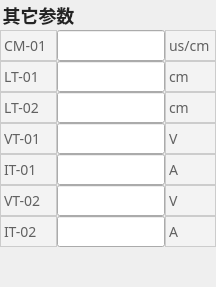
    <widget class="QGroupBox" name="groupBox_5">
     <property name="styleSheet">
      <string notr="true">QGroupBox {
font-size:18px;
font-family:PingFang SC;
font-weight:500;
line-height:34px;
color:rgba(35,35,35,1);
border:0px;
}</string>
     </property>
     <property name="title">
      <string>其它参数</string>
     </property>
     <layout class="QGridLayout" name="gridLayout_5">
      <property name="leftMargin">
       <number>0</number>
      </property>
      <property name="topMargin">
       <number>30</number>
      </property>
      <property name="rightMargin">
       <number>0</number>
      </property>
      <property name="bottomMargin">
       <number>0</number>
      </property>
      <property name="spacing">
       <number>0</number>
      </property>
      <item row="3" column="0">
       <layout class="QHBoxLayout" name="horizontalLayout_50">
        <property name="spacing">
         <number>0</number>
        </property>
        <item>
         <widget class="QLabel" name="label_50">
          <property name="minimumSize">
           <size>
            <width>57</width>
            <height>31</height>
           </size>
          </property>
          <property name="maximumSize">
           <size>
            <width>16777215</width>
            <height>31</height>
           </size>
          </property>
          <property name="styleSheet">
           <string notr="true">QLabel {
font-size:14px;
font-family:PingFang SC;
font-weight:300;
line-height:37px;
color:rgba(97,97,97,1);
background:rgba(243,243,243,1);
border:1px solid rgba(204,204,204,1);
}</string>
          </property>
          <property name="text">
           <string>VT-01</string>
          </property>
         </widget>
        </item>
        <item>
         <widget class="QLineEdit" name="others_VT_1">
          <property name="minimumSize">
           <size>
            <width>0</width>
            <height>31</height>
           </size>
          </property>
          <property name="maximumSize">
           <size>
            <width>16777215</width>
            <height>31</height>
           </size>
          </property>
          <property name="readOnly">
           <bool>true</bool>
          </property>
         </widget>
        </item>
        <item>
         <widget class="QLabel" name="label_135">
          <property name="minimumSize">
           <size>
            <width>51</width>
            <height>0</height>
           </size>
          </property>
          <property name="styleSheet">
           <string notr="true">QLabel {
font-size:14px;
font-family:PingFang SC;
font-weight:300;
line-height:37px;
color:rgba(97,97,97,1);
background:rgba(243,243,243,1);
border:1px solid rgba(204,204,204,1);
}</string>
          </property>
          <property name="text">
           <string>V</string>
          </property>
         </widget>
        </item>
       </layout>
      </item>
      <item row="0" column="0">
       <layout class="QHBoxLayout" name="horizontalLayout_47">
        <property name="spacing">
         <number>0</number>
        </property>
        <item>
         <widget class="QLabel" name="others_CM_1_namelabel">
          <property name="minimumSize">
           <size>
            <width>57</width>
            <height>31</height>
           </size>
          </property>
          <property name="maximumSize">
           <size>
            <width>16777215</width>
            <height>31</height>
           </size>
          </property>
          <property name="styleSheet">
           <string notr="true">QLabel {
font-size:14px;
font-family:PingFang SC;
font-weight:300;
line-height:37px;
color:rgba(97,97,97,1);
background:rgba(243,243,243,1);
border:1px solid rgba(204,204,204,1);
}</string>
          </property>
          <property name="text">
           <string>CM-01</string>
          </property>
         </widget>
        </item>
        <item>
         <widget class="QLineEdit" name="others_CM_1">
          <property name="minimumSize">
           <size>
            <width>0</width>
            <height>31</height>
           </size>
          </property>
          <property name="maximumSize">
           <size>
            <width>16777215</width>
            <height>31</height>
           </size>
          </property>
          <property name="readOnly">
           <bool>true</bool>
          </property>
         </widget>
        </item>
        <item>
         <widget class="QLabel" name="others_CM_1_unitlabel">
          <property name="minimumSize">
           <size>
            <width>51</width>
            <height>0</height>
           </size>
          </property>
          <property name="styleSheet">
           <string notr="true">QLabel {
font-size:14px;
font-family:PingFang SC;
font-weight:300;
line-height:37px;
color:rgba(97,97,97,1);
background:rgba(243,243,243,1);
border:1px solid rgba(204,204,204,1);
}</string>
          </property>
          <property name="text">
           <string>us/cm</string>
          </property>
         </widget>
        </item>
       </layout>
      </item>
      <item row="2" column="0">
       <layout class="QHBoxLayout" name="horizontalLayout_49">
        <property name="spacing">
         <number>0</number>
        </property>
        <item>
         <widget class="QLabel" name="label_49">
          <property name="minimumSize">
           <size>
            <width>57</width>
            <height>31</height>
           </size>
          </property>
          <property name="maximumSize">
           <size>
            <width>16777215</width>
            <height>31</height>
           </size>
          </property>
          <property name="styleSheet">
           <string notr="true">QLabel {
font-size:14px;
font-family:PingFang SC;
font-weight:300;
line-height:37px;
color:rgba(97,97,97,1);
background:rgba(243,243,243,1);
border:1px solid rgba(204,204,204,1);
}</string>
          </property>
          <property name="text">
           <string>LT-02</string>
          </property>
         </widget>
        </item>
        <item>
         <widget class="QLineEdit" name="others_LT_2">
          <property name="minimumSize">
           <size>
            <width>0</width>
            <height>31</height>
           </size>
          </property>
          <property name="maximumSize">
           <size>
            <width>16777215</width>
            <height>31</height>
           </size>
          </property>
          <property name="readOnly">
           <bool>true</bool>
          </property>
         </widget>
        </item>
        <item>
         <widget class="QLabel" name="label_134">
          <property name="minimumSize">
           <size>
            <width>51</width>
            <height>0</height>
           </size>
          </property>
          <property name="styleSheet">
           <string notr="true">QLabel {
font-size:14px;
font-family:PingFang SC;
font-weight:300;
line-height:37px;
color:rgba(97,97,97,1);
background:rgba(243,243,243,1);
border:1px solid rgba(204,204,204,1);
}</string>
          </property>
          <property name="text">
           <string>cm</string>
          </property>
         </widget>
        </item>
       </layout>
      </item>
      <item row="1" column="0">
       <layout class="QHBoxLayout" name="horizontalLayout_48">
        <property name="spacing">
         <number>0</number>
        </property>
        <item>
         <widget class="QLabel" name="label_48">
          <property name="minimumSize">
           <size>
            <width>57</width>
            <height>31</height>
           </size>
          </property>
          <property name="maximumSize">
           <size>
            <width>16777215</width>
            <height>31</height>
           </size>
          </property>
          <property name="styleSheet">
           <string notr="true">QLabel {
font-size:14px;
font-family:PingFang SC;
font-weight:300;
line-height:37px;
color:rgba(97,97,97,1);
background:rgba(243,243,243,1);
border:1px solid rgba(204,204,204,1);
}</string>
          </property>
          <property name="text">
           <string>LT-01</string>
          </property>
         </widget>
        </item>
        <item>
         <widget class="QLineEdit" name="others_LT_1">
          <property name="minimumSize">
           <size>
            <width>0</width>
            <height>31</height>
           </size>
          </property>
          <property name="maximumSize">
           <size>
            <width>16777215</width>
            <height>31</height>
           </size>
          </property>
          <property name="readOnly">
           <bool>true</bool>
          </property>
         </widget>
        </item>
        <item>
         <widget class="QLabel" name="label_133">
          <property name="minimumSize">
           <size>
            <width>51</width>
            <height>0</height>
           </size>
          </property>
          <property name="styleSheet">
           <string notr="true">QLabel {
font-size:14px;
font-family:PingFang SC;
font-weight:300;
line-height:37px;
color:rgba(97,97,97,1);
background:rgba(243,243,243,1);
border:1px solid rgba(204,204,204,1);
}</string>
          </property>
          <property name="text">
           <string>cm</string>
          </property>
         </widget>
        </item>
       </layout>
      </item>
      <item row="4" column="0">
       <layout class="QHBoxLayout" name="horizontalLayout_51">
        <property name="spacing">
         <number>0</number>
        </property>
        <item>
         <widget class="QLabel" name="label_51">
          <property name="minimumSize">
           <size>
            <width>57</width>
            <height>31</height>
           </size>
          </property>
          <property name="maximumSize">
           <size>
            <width>16777215</width>
            <height>31</height>
           </size>
          </property>
          <property name="styleSheet">
           <string notr="true">QLabel {
font-size:14px;
font-family:PingFang SC;
font-weight:300;
line-height:37px;
color:rgba(97,97,97,1);
background:rgba(243,243,243,1);
border:1px solid rgba(204,204,204,1);
}</string>
          </property>
          <property name="text">
           <string>IT-01</string>
          </property>
         </widget>
        </item>
        <item>
         <widget class="QLineEdit" name="others_IT_1">
          <property name="minimumSize">
           <size>
            <width>0</width>
            <height>31</height>
           </size>
          </property>
          <property name="maximumSize">
           <size>
            <width>16777215</width>
            <height>31</height>
           </size>
          </property>
          <property name="readOnly">
           <bool>true</bool>
          </property>
         </widget>
        </item>
        <item>
         <widget class="QLabel" name="label_136">
          <property name="minimumSize">
           <size>
            <width>51</width>
            <height>0</height>
           </size>
          </property>
          <property name="styleSheet">
           <string notr="true">QLabel {
font-size:14px;
font-family:PingFang SC;
font-weight:300;
line-height:37px;
color:rgba(97,97,97,1);
background:rgba(243,243,243,1);
border:1px solid rgba(204,204,204,1);
}</string>
          </property>
          <property name="text">
           <string>A</string>
          </property>
         </widget>
        </item>
       </layout>
      </item>
      <item row="6" column="0">
       <layout class="QHBoxLayout" name="horizontalLayout_53">
        <property name="spacing">
         <number>0</number>
        </property>
        <item>
         <widget class="QLabel" name="label_53">
          <property name="minimumSize">
           <size>
            <width>57</width>
            <height>31</height>
           </size>
          </property>
          <property name="maximumSize">
           <size>
            <width>16777215</width>
            <height>31</height>
           </size>
          </property>
          <property name="styleSheet">
           <string notr="true">QLabel {
font-size:14px;
font-family:PingFang SC;
font-weight:300;
line-height:37px;
color:rgba(97,97,97,1);
background:rgba(243,243,243,1);
border:1px solid rgba(204,204,204,1);
}</string>
          </property>
          <property name="text">
           <string>IT-02</string>
          </property>
         </widget>
        </item>
        <item>
         <widget class="QLineEdit" name="others_IT_2">
          <property name="minimumSize">
           <size>
            <width>0</width>
            <height>31</height>
           </size>
          </property>
          <property name="maximumSize">
           <size>
            <width>16777215</width>
            <height>31</height>
           </size>
          </property>
          <property name="readOnly">
           <bool>true</bool>
          </property>
         </widget>
        </item>
        <item>
         <widget class="QLabel" name="label_138">
          <property name="minimumSize">
           <size>
            <width>51</width>
            <height>0</height>
           </size>
          </property>
          <property name="styleSheet">
           <string notr="true">QLabel {
font-size:14px;
font-family:PingFang SC;
font-weight:300;
line-height:37px;
color:rgba(97,97,97,1);
background:rgba(243,243,243,1);
border:1px solid rgba(204,204,204,1);
}</string>
          </property>
          <property name="text">
           <string>A</string>
          </property>
         </widget>
        </item>
       </layout>
      </item>
      <item row="5" column="0">
       <layout class="QHBoxLayout" name="horizontalLayout_52">
        <property name="spacing">
         <number>0</number>
        </property>
        <item>
         <widget class="QLabel" name="label_52">
          <property name="minimumSize">
           <size>
            <width>57</width>
            <height>31</height>
           </size>
          </property>
          <property name="maximumSize">
           <size>
            <width>16777215</width>
            <height>31</height>
           </size>
          </property>
          <property name="styleSheet">
           <string notr="true">QLabel {
font-size:14px;
font-family:PingFang SC;
font-weight:300;
line-height:37px;
color:rgba(97,97,97,1);
background:rgba(243,243,243,1);
border:1px solid rgba(204,204,204,1);
}</string>
          </property>
          <property name="text">
           <string>VT-02</string>
          </property>
         </widget>
        </item>
        <item>
         <widget class="QLineEdit" name="others_VT_2">
          <property name="minimumSize">
           <size>
            <width>0</width>
            <height>31</height>
           </size>
          </property>
          <property name="maximumSize">
           <size>
            <width>16777215</width>
            <height>31</height>
           </size>
          </property>
          <property name="readOnly">
           <bool>true</bool>
          </property>
         </widget>
        </item>
        <item>
         <widget class="QLabel" name="label_137">
          <property name="minimumSize">
           <size>
            <width>51</width>
            <height>0</height>
           </size>
          </property>
          <property name="styleSheet">
           <string notr="true">QLabel {
font-size:14px;
font-family:PingFang SC;
font-weight:300;
line-height:37px;
color:rgba(97,97,97,1);
background:rgba(243,243,243,1);
border:1px solid rgba(204,204,204,1);
}</string>
          </property>
          <property name="text">
           <string>V</string>
          </property>
         </widget>
        </item>
       </layout>
      </item>
      <item row="7" column="0">
       <spacer name="verticalSpacer_5">
        <property name="orientation">
         <enum>Qt::Vertical</enum>
        </property>
        <property name="sizeHint" stdset="0">
         <size>
          <width>20</width>
          <height>40</height>
         </size>
        </property>
       </spacer>
      </item>
     </layout>
    </widget>
